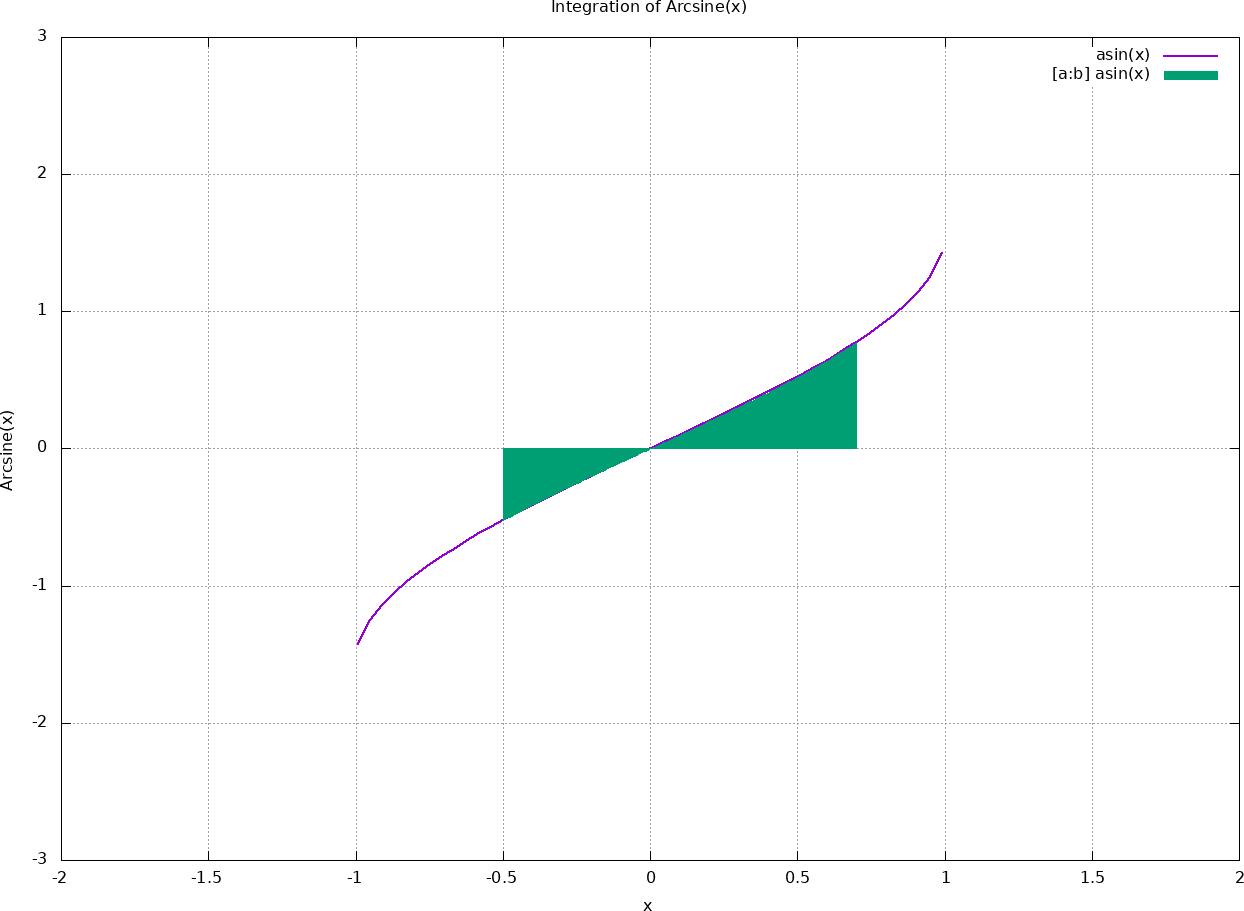

gnuplot code for this plot:
# https://gnuplot.sourceforge.net/demo_5.2/fillcrvs.html
# I used some help from the above website to plot this graph

set terminal png size 1280,941 crop
set output 'integrations.png'

FILE = "integral_limits.txt"
myline = 0 
stats FILE u (a=$1, b=$2) every :: myline::myline nooutput

set grid
set title "Integration of Arcsine(x)"
set xlabel "x"
set ylabel "Arcsine(x)"
plot [-2:2] [-3:3] asin(x) lw 2, [a:b] asin(x) with filledcurve y1=0